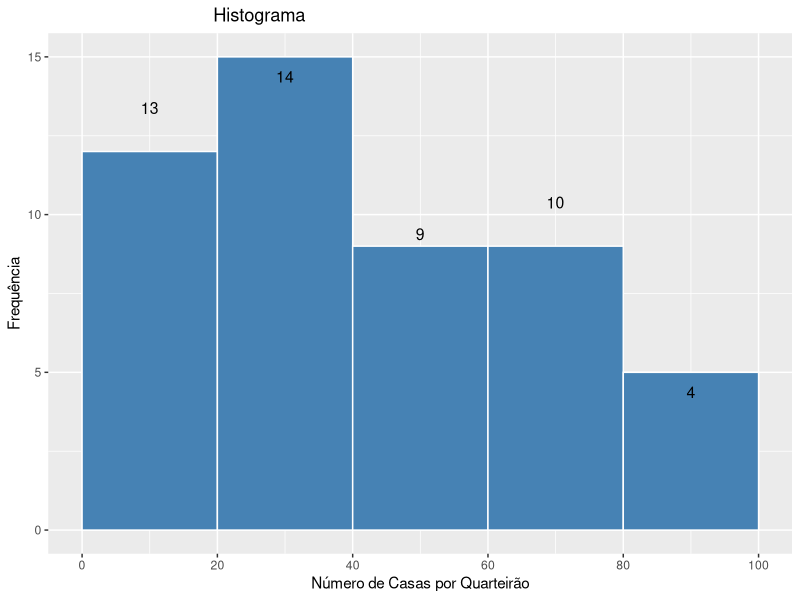

The R source for this figure:
#The number of houses per block in my sample
squares <- c(2, 2, 3, 10, 13, 14, 15, 15, 16, 16, 18, 18, 20, 21, 22, 22, 23, 24, 25, 25,
             26, 27, 29, 29, 30, 32, 36, 42, 44, 45, 45, 46, 48, 52, 58, 59, 61, 61, 61, 
             65, 66, 66, 68, 75, 78, 80, 89, 90, 92, 97)

# Load necessary library for plotting
library(ggplot2)

# Create a data frame from the data
sq_df <- data.frame(values = squares)

# Define the bin breaks for the histogram (intervals of 20)
breaks <- seq(0, 100, by = 20)

# Create the histogram with specified breaks
ggplot(sq_df, aes(x = values)) +
  # Draw the histogram with the given bin breaks, fill color, and white borders
  geom_histogram(breaks = breaks, fill = "steelblue", color = "white", closed = "left") +
  # Set the x-axis ticks to match the defined breaks
  scale_x_continuous(breaks = breaks) +
  # Add labels for the title and axes
  labs(title = "                                 Histograma", 
       x = "Número de Casas por Quarteirão", 
       y = "Frequência") +
  # Add the count labels on top of each bar
  geom_text(stat = 'bin', aes(label = ..count..), 
            breaks = breaks, vjust = -0.5, size = 4)


# To calculate the MAD (Mean Absolute Deviation)

# Calculate the median of the data
mediana <- median(squares)

# Calculate the Mean Absolute Deviation (MAD)
# This is the average of the absolute deviations from the median
mad <- mean(abs(squares - mediana))

mad
